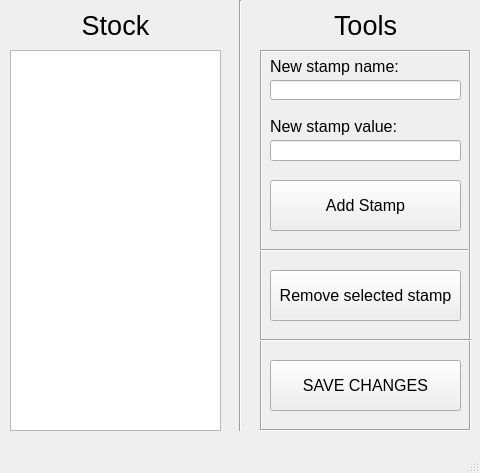
<?xml version="1.0" encoding="UTF-8"?>
<ui version="4.0">
 <class>MainWindow</class>
 <widget class="QMainWindow" name="MainWindow">
  <property name="geometry">
   <rect>
    <x>0</x>
    <y>0</y>
    <width>480</width>
    <height>473</height>
   </rect>
  </property>
  <property name="windowTitle">
   <string>Stamp Calculator Config</string>
  </property>
  <widget class="QWidget" name="centralwidget">
   <widget class="QListWidget" name="curr_stamps_list">
    <property name="geometry">
     <rect>
      <x>10</x>
      <y>50</y>
      <width>211</width>
      <height>381</height>
     </rect>
    </property>
    <property name="font">
     <font>
      <pointsize>16</pointsize>
     </font>
    </property>
    <property name="frameShape">
     <enum>QFrame::StyledPanel</enum>
    </property>
    <property name="frameShadow">
     <enum>QFrame::Sunken</enum>
    </property>
    <property name="defaultDropAction">
     <enum>Qt::IgnoreAction</enum>
    </property>
    <property name="selectionBehavior">
     <enum>QAbstractItemView::SelectItems</enum>
    </property>
    <property name="isWrapping" stdset="0">
     <bool>true</bool>
    </property>
    <property name="wordWrap">
     <bool>true</bool>
    </property>
    <property name="selectionRectVisible">
     <bool>true</bool>
    </property>
   </widget>
   <widget class="QLabel" name="curr_stamps_label">
    <property name="geometry">
     <rect>
      <x>10</x>
      <y>10</y>
      <width>211</width>
      <height>31</height>
     </rect>
    </property>
    <property name="font">
     <font>
      <pointsize>20</pointsize>
     </font>
    </property>
    <property name="text">
     <string>Stock</string>
    </property>
    <property name="alignment">
     <set>Qt::AlignCenter</set>
    </property>
   </widget>
   <widget class="QFrame" name="btn_frame">
    <property name="geometry">
     <rect>
      <x>260</x>
      <y>50</y>
      <width>211</width>
      <height>381</height>
     </rect>
    </property>
    <property name="frameShape">
     <enum>QFrame::Box</enum>
    </property>
    <property name="frameShadow">
     <enum>QFrame::Sunken</enum>
    </property>
    <widget class="QToolButton" name="rmv_selected_btn">
     <property name="geometry">
      <rect>
       <x>10</x>
       <y>220</y>
       <width>191</width>
       <height>51</height>
      </rect>
     </property>
     <property name="font">
      <font>
       <pointsize>12</pointsize>
      </font>
     </property>
     <property name="text">
      <string>Remove selected stamp</string>
     </property>
    </widget>
    <widget class="QToolButton" name="add_new_stamp_btn">
     <property name="geometry">
      <rect>
       <x>10</x>
       <y>130</y>
       <width>191</width>
       <height>51</height>
      </rect>
     </property>
     <property name="font">
      <font>
       <pointsize>12</pointsize>
      </font>
     </property>
     <property name="text">
      <string>Add Stamp</string>
     </property>
    </widget>
    <widget class="QLineEdit" name="new_stamp_name_line_edit">
     <property name="geometry">
      <rect>
       <x>10</x>
       <y>30</y>
       <width>191</width>
       <height>20</height>
      </rect>
     </property>
    </widget>
    <widget class="QLabel" name="new_stamp_name_label">
     <property name="geometry">
      <rect>
       <x>10</x>
       <y>6</y>
       <width>191</width>
       <height>20</height>
      </rect>
     </property>
     <property name="font">
      <font>
       <pointsize>12</pointsize>
      </font>
     </property>
     <property name="text">
      <string>New stamp name:</string>
     </property>
    </widget>
    <widget class="Line" name="horizontal_line_1">
     <property name="geometry">
      <rect>
       <x>-3</x>
       <y>190</y>
       <width>211</width>
       <height>20</height>
      </rect>
     </property>
     <property name="orientation">
      <enum>Qt::Horizontal</enum>
     </property>
    </widget>
    <widget class="QToolButton" name="save_changes_btn">
     <property name="geometry">
      <rect>
       <x>10</x>
       <y>310</y>
       <width>191</width>
       <height>51</height>
      </rect>
     </property>
     <property name="font">
      <font>
       <pointsize>12</pointsize>
      </font>
     </property>
     <property name="text">
      <string>SAVE CHANGES</string>
     </property>
    </widget>
    <widget class="Line" name="horizontal_line_2">
     <property name="geometry">
      <rect>
       <x>0</x>
       <y>280</y>
       <width>211</width>
       <height>20</height>
      </rect>
     </property>
     <property name="orientation">
      <enum>Qt::Horizontal</enum>
     </property>
    </widget>
    <widget class="QLabel" name="new_stamp_value_label">
     <property name="geometry">
      <rect>
       <x>10</x>
       <y>66</y>
       <width>191</width>
       <height>20</height>
      </rect>
     </property>
     <property name="font">
      <font>
       <pointsize>12</pointsize>
      </font>
     </property>
     <property name="text">
      <string>New stamp value:</string>
     </property>
    </widget>
    <widget class="QLineEdit" name="new_stamp_value_line_edit">
     <property name="geometry">
      <rect>
       <x>10</x>
       <y>90</y>
       <width>191</width>
       <height>21</height>
      </rect>
     </property>
    </widget>
   </widget>
   <widget class="QLabel" name="tools_label">
    <property name="geometry">
     <rect>
      <x>260</x>
      <y>10</y>
      <width>211</width>
      <height>31</height>
     </rect>
    </property>
    <property name="font">
     <font>
      <pointsize>20</pointsize>
     </font>
    </property>
    <property name="text">
     <string>Tools</string>
    </property>
    <property name="alignment">
     <set>Qt::AlignCenter</set>
    </property>
   </widget>
   <widget class="Line" name="veritcal_line_2">
    <property name="geometry">
     <rect>
      <x>230</x>
      <y>0</y>
      <width>20</width>
      <height>431</height>
     </rect>
    </property>
    <property name="orientation">
     <enum>Qt::Vertical</enum>
    </property>
   </widget>
  </widget>
  <widget class="QMenuBar" name="menubar">
   <property name="geometry">
    <rect>
     <x>0</x>
     <y>0</y>
     <width>480</width>
     <height>21</height>
    </rect>
   </property>
  </widget>
  <widget class="QStatusBar" name="statusbar"/>
 </widget>
 <tabstops>
  <tabstop>new_stamp_name_line_edit</tabstop>
  <tabstop>new_stamp_value_line_edit</tabstop>
  <tabstop>add_new_stamp_btn</tabstop>
  <tabstop>rmv_selected_btn</tabstop>
  <tabstop>save_changes_btn</tabstop>
  <tabstop>curr_stamps_list</tabstop>
 </tabstops>
 <resources/>
 <connections/>
</ui>
